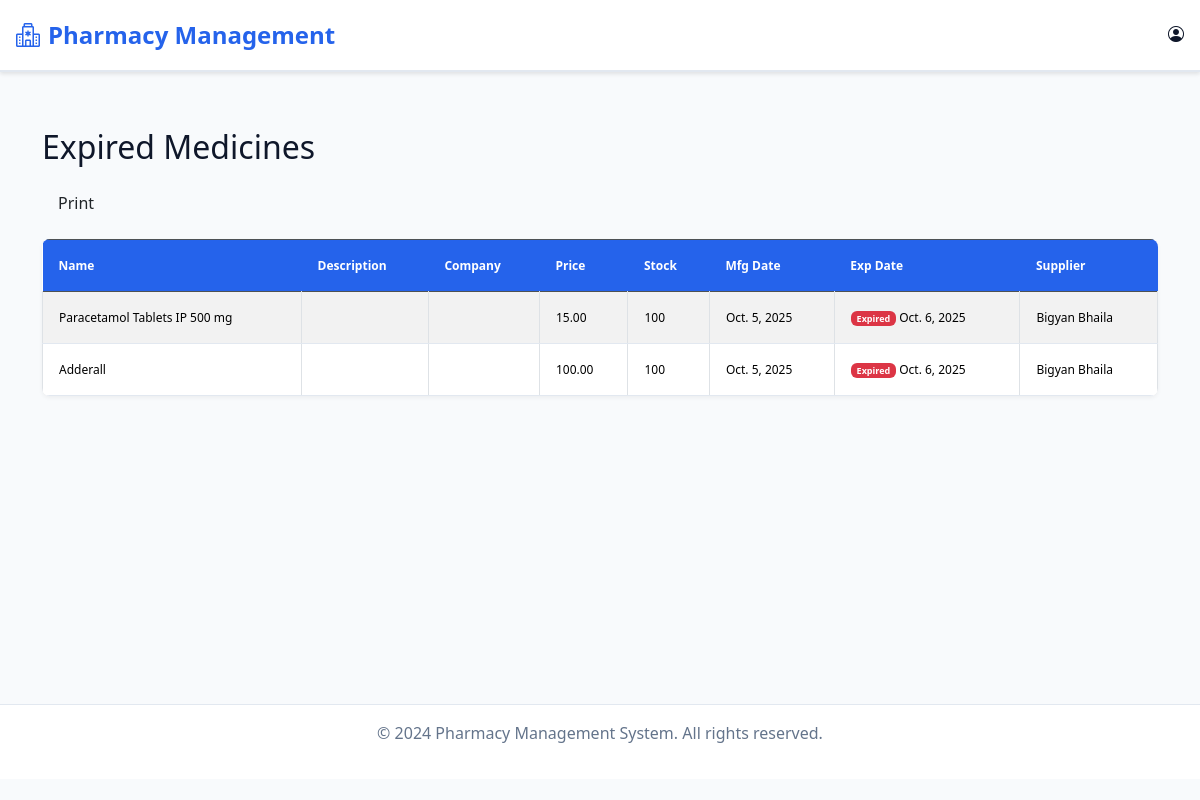
Page /medicine/expired/ on the earlier database version.
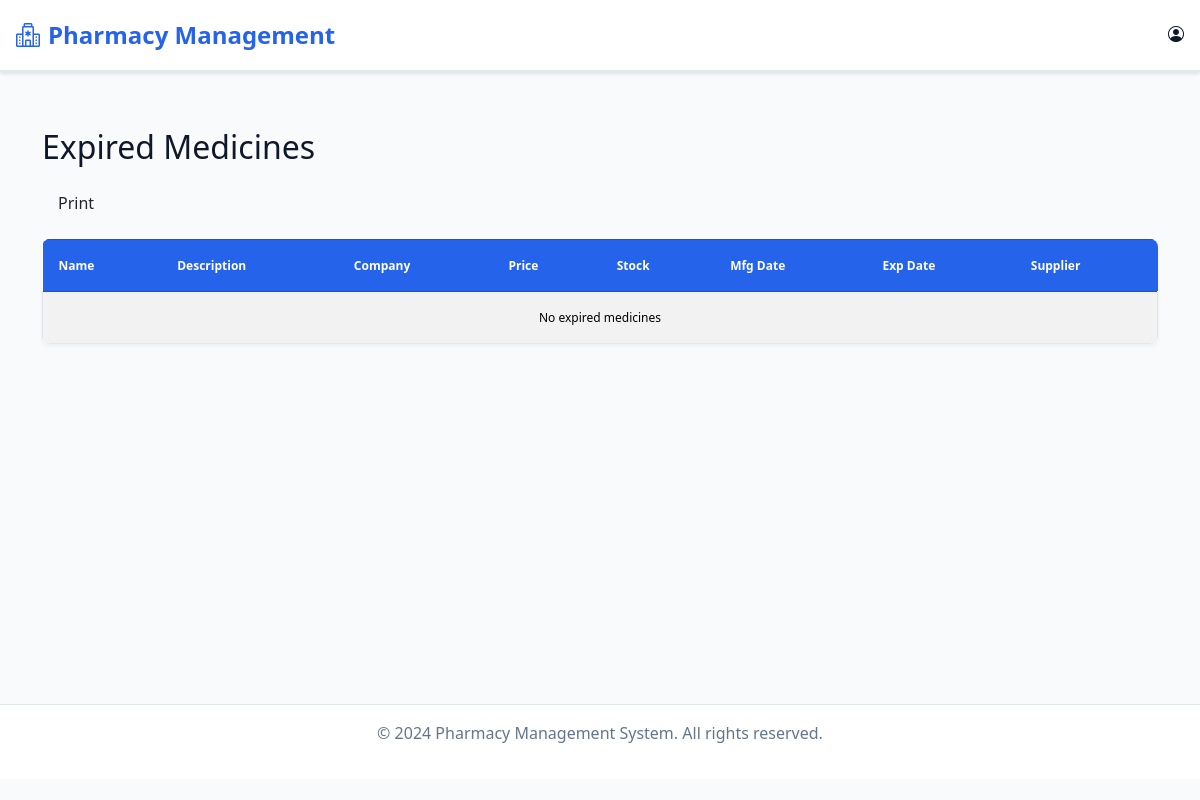
Same page on the later database version.
### medicine/models.py (models this page shows, shortened)
class Medicine(models.Model):
    medicine_id = models.AutoField(primary_key=True)   # custom PK
    name = models.CharField(max_length=100)
    brand_name = models.CharField(max_length=100)
    CATEGORY_CHOICES = [
        ("tablet/capsule", "Tablet/Capsule"),
        ("liquid", "Liquid"),
        ("patch", "Patch"),
        ("cream", "Topical Cream"),
    ]
    category = models.CharField(max_length=20, choices=CATEGORY_CHOICES, default="tablet/capsule")
    mfg_date = models.DateField()
    exp_date = models.DateField()
    price = models.DecimalField(max_digits=10, decimal_places=2)
    stock_qty = models.PositiveIntegerField(default=0)
    supplier = models.ForeignKey(Supplier, on_delete=models.CASCADE, related_name="medicines")

### supplier/models.py (models this page shows)
class Supplier(models.Model):
    id = models.AutoField(primary_key=True)   # auto increment id
    name = models.CharField(max_length=100)
    contact = models.CharField(max_length=20)
    address = models.TextField()
    def __str__(self):
        return self.name

### medicine/views.py (the view)
# urls.py: path('expired/', views.expired_medicines, name='expired_medicines'),
def expired_medicines(request):
    today = date.today()
    expired_list = Medicine.objects.filter(exp_date__lt=today).order_by('exp_date')
    return render(request, 'admin/dashboard/expired_medicine.html', {
        'expired_list': expired_list,
        'today': today
    })

### templates/admin/dashboard/expired_medicine.html (shortened to what this page needs)
{% extends "admin/base.html" %}
{% block content %}
<div class="container mt-4">
  <h2 class="mb-3">Expired Medicines</h2>
  <div class="mb-3">
    <button onclick="printTable()" class="btn">Print</button>
  </div>
  <div id="expired-table">
    <table class="table table-bordered table-striped table-hover" style="font-size: 12px;">
      <thead class="table-dark">
        <tr>
          <th>Name</th>
          <th>Description</th>
          <th>Company</th>
          <th>Price</th>
          <th>Stock</th>
          <th>Mfg Date</th>
          <th>Exp Date</th>
          <th>Supplier</th>
        </tr>
      </thead>
      <tbody>
        {% for med in expired_list %}
        <tr>
          <td>{{ med.name }}</td>
          <td>{{ med.description|truncatewords:10 }}</td>
          <td>{{ med.company }}</td>
          <td>{{ med.price }}</td>
          <td>{{ med.stock_qty }}</td>
          <td>{{ med.mfg_date }}</td>
          <td><span class="badge bg-danger">Expired</span> {{ med.exp_date }}</td>
          <td>{{ med.supplier }}</td>
        </tr>
        {% empty %}
        <tr>
          <td colspan="8" class="text-center">No expired medicines</td>
        </tr>
        {% endfor %}
      </tbody>
    </table>
  </div>
</div>
{% endblock %}

Differences in the rows shown:
removed Medicine: name "Paracetamol Tablets IP 500 mg", price "15.00", stock_qty "100", mfg_date "Oct. 5, 2025", exp_date "Oct. 6, 2025", supplier "Bigyan Bhaila"
removed Medicine: name "Adderall", price "100.00", stock_qty "100", mfg_date "Oct. 5, 2025", exp_date "Oct. 6, 2025", supplier "Bigyan Bhaila"
Other differences:
text now shown: "No expired medicines"
